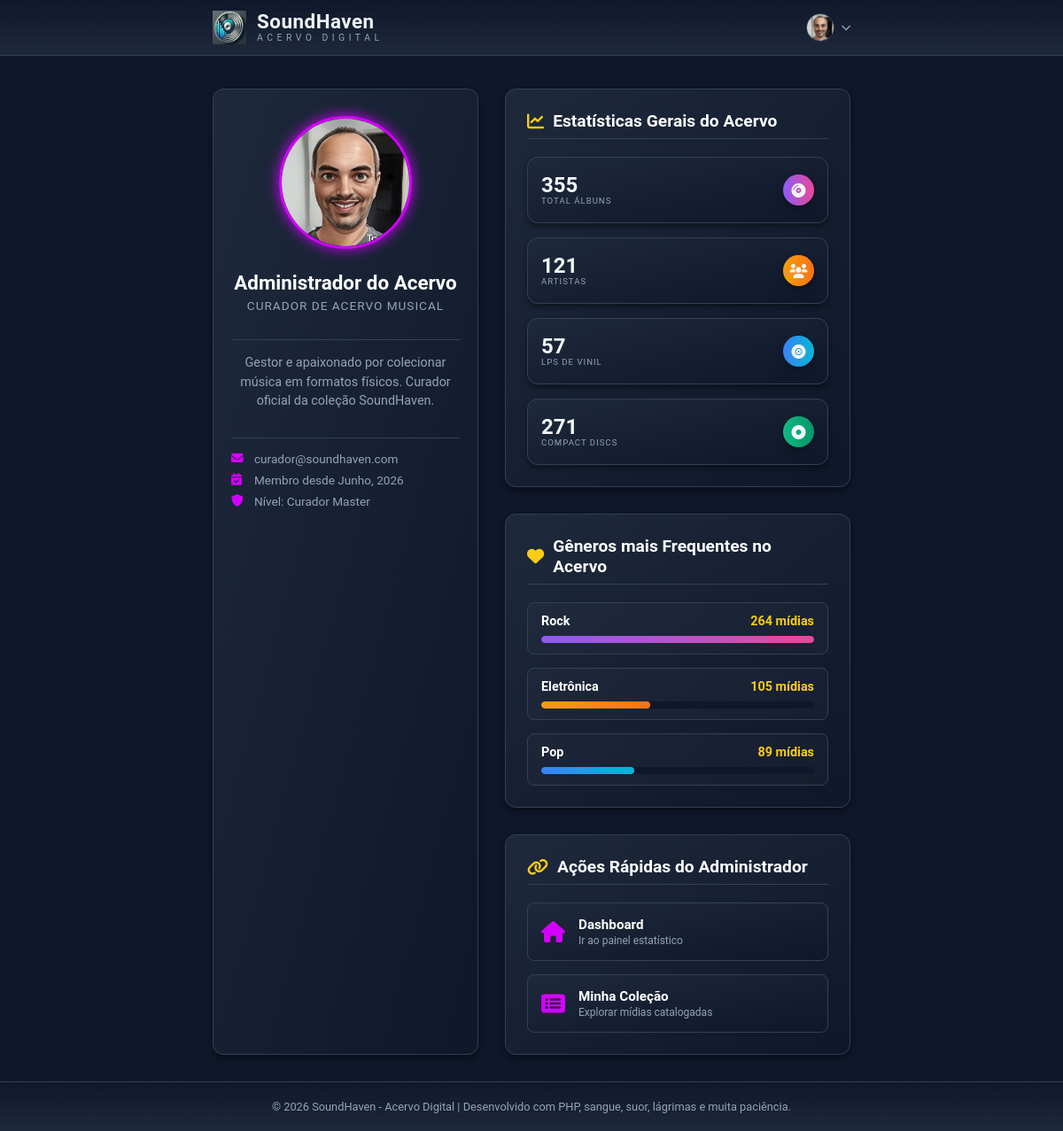
/?url=perfil, run on the app's committed database.
### tables this page shows
CREATE TABLE `tb_generos` (
  `genero_id` int NOT NULL AUTO_INCREMENT,
  `descricao` varchar(50) NOT NULL,
  PRIMARY KEY (`genero_id`),
  UNIQUE KEY `descricao` (`descricao`)
);

### src/Controllers/PerfilController.php (called while the page is built, shortened)
<?php
class PerfilController {
    private $repository;
    public function __construct() {
        $db = new Database();
        $this->repository = new DashboardRepository($db->getConnection());
    }
    public function index() {
        $stats = $this->repository->buscarDadosGerais();
        $topGeneros = $this->repository->buscarTopGeneros(3);
        $viewData = [
            'nome' => 'Administrador do Acervo',
            'cargo' => 'Curador de Acervo Musical',
            'email' => 'curador@soundhaven.com',
            'bio' => 'Gestor e apaixonado por colecionar música em formatos físicos. Curador oficial da coleção SoundHaven.',
            'total_albuns' => $stats['total_albuns'] ?? 0,
            'total_artistas' => $stats['total_artistas'] ?? 0,
            'total_lps' => $stats['total_lps'] ?? 0,
            'total_cds' => $stats['total_cds'] ?? 0,
            'top_generos' => $topGeneros
        ];
        $this->render('perfil/index', $viewData);
    }
    private function render($view, $data) {
        extract($data);
        require_once __DIR__ . "/../Views/{$view}.php";
    }
}

### autoload.php (called while the page is built, shortened)
<?php
spl_autoload_register(function ($class) {
    $prefix = 'App\\';
    $base_dir = __DIR__ . '/src/';
    $len = strlen($prefix);
    $relative_class = substr($class, $len);
    $file = $base_dir . str_replace('\\', '/', $relative_class) . '.php';
});

### src/Config/Database.php (called while the page is built, shortened)
<?php
class Database {
    private static $instance = null;
    public static function getConnection() {
        if (self::$instance === null) {
            $config = parse_ini_file(__DIR__ . '/../../.env');
            try {
                $dsn = "mysql:host={$config['DB_HOST']};dbname={$config['DB_NAME']};charset={$config['DB_CHARSET']}";
                self::$instance = new PDO($dsn, $config['DB_USER'], $config['DB_PASS'], [
                    PDO::ATTR_ERRMODE => PDO::ERRMODE_EXCEPTION,
                    PDO::ATTR_DEFAULT_FETCH_MODE => PDO::FETCH_ASSOC,
                    PDO::ATTR_EMULATE_PREPARES => false,
                ]);
            } catch (PDOException $e) {
                die("Erro na conexão técnica: " . $e->getMessage());
            }
        }
        return self::$instance;
    }
}

### src/Repositories/DashboardRepository.php (called while the page is built, shortened)
<?php
class DashboardRepository {
    private $db;
    public function __construct(\PDO $pdo) {
        $this->db = $pdo;
    }
    public function buscarDadosGerais() {
        $sql = "SELECT
                (SELECT COUNT(*) FROM tb_midias tm INNER JOIN tb_albuns ta ON tm.album_id = ta.album_id) as total_albuns,
                (SELECT COUNT(DISTINCT(art.nome)) FROM tb_midias tm INNER JOIN tb_albuns ta ON tm.album_id = ta.album_id INNER JOIN tb_artistas art ON ta.artista_id = art.artista_id) as total_artistas,
                (SELECT COUNT(DISTINCT(tg.nome)) FROM tb_midias tm INNER JOIN tb_albuns ta ON tm.album_id = ta.album_id INNER JOIN tb_gravadoras tg ON tm.gravadora_id = tg.gravadora_id) as total_gravadoras,
                (SELECT COUNT(*) FROM tb_midias WHERE formato_id = 1) as total_lps,
                (SELECT COUNT(*) FROM tb_midias WHERE formato_id = 2) as total_cds,
                (SELECT (MAX(YEAR(ta.data_lancamento)) - MIN(YEAR(ta.data_lancamento))) FROM tb_midias tm INNER JOIN tb_albuns ta ON tm.album_id = ta.album_id) as total_anos";
        return $this->db->query($sql)->fetch(\PDO::FETCH_ASSOC);
    }
    public function buscarTopGeneros($limit = 5) {
        $sql = "SELECT
                    tg.genero_id,
                    tg.descricao as genero,
                    COUNT(m.midia_id) as total
                FROM tb_generos tg
                INNER JOIN tb_album_generos tag ON tg.genero_id = tag.genero_id
                INNER JOIN tb_albuns a ON tag.album_id = a.album_id
                INNER JOIN tb_midias m ON a.album_id = m.album_id
                WHERE a.deletado = 0
                AND m.ativo = 1
                GROUP BY tg.genero_id, tg.descricao
                ORDER BY total DESC
                LIMIT :limit";
        $stmt = $this->db->prepare($sql);
        $stmt->bindValue(':limit', (int)$limit, \PDO::PARAM_INT);
        $stmt->execute();
        return $stmt->fetchAll(\PDO::FETCH_ASSOC);
    }
}

### src/Views/perfil/index.php (the view, shortened to what this page needs)
<!DOCTYPE html>
<html lang="pt-br">
<head>
    <link rel="stylesheet" href="https://cdnjs.cloudflare.com/ajax/libs/font-awesome/6.0.0/css/all.min.css">
    <link rel="stylesheet" href="assets/css/header.css">
    <link rel="stylesheet" href="assets/css/dashboard.css">
</head>
<body>
    <?php require_once __DIR__ . '/../partials/header.php'; ?>
    <div class="page-wrapper">
        <div class="profile-container">
            <aside class="profile-sidebar">
                <img src="assets/images/default-avatar.png" alt="Avatar de <?= htmlspecialchars($nome) ?>" class="profile-avatar-large">
                <h2 class="profile-name"><?= htmlspecialchars($nome) ?></h2>
                <span class="profile-cargo"><?= htmlspecialchars($cargo) ?></span>
                <p class="profile-bio"><?= htmlspecialchars($bio) ?></p>
                <ul class="profile-details-list">
                    <li><i class="fas fa-envelope"></i> <?= htmlspecialchars($email) ?></li>
                    <li><i class="fas fa-calendar-check"></i> Membro desde Junho, 2026</li>
                    <li><i class="fas fa-shield-alt"></i> Nível: Curador Master</li>
                </ul>
            </aside>
            <main class="profile-main-content">
                <div class="card">
                    <h3 class="profile-section-title"><i class="fas fa-chart-line"></i> Estatísticas Gerais do Acervo</h3>
                    <div class="metric-grid" style="margin-bottom: 0;">
                        <div class="card metric-card" style="height: 75px;">
                            <div class="metric-card-content">
                                <div>
                                    <div class="metric-value" style="font-size: 1.5em;"><?= $total_albuns ?></div>
                                    <div class="metric-label" style="font-size: 0.6em;">Total Álbuns</div>
                                </div>
                                <div class="icon-container cor-1" style="width: 35px; height: 35px;"><i class="fas fa-compact-disc" style="font-size: 1em;"></i></div>
                            </div>
                        </div>
                        <div class="card metric-card" style="height: 75px;">
                            <div class="metric-card-content">
                                <div>
                                    <div class="metric-value" style="font-size: 1.5em;"><?= $total_artistas ?></div>
                                    <div class="metric-label" style="font-size: 0.6em;">Artistas</div>
                                </div>
                                <div class="icon-container cor-2" style="width: 35px; height: 35px;"><i class="fas fa-users" style="font-size: 1em;"></i></div>
                            </div>
                        </div>
                        <div class="card metric-card" style="height: 75px;">
                            <div class="metric-card-content">
                                <div>
                                    <div class="metric-value" style="font-size: 1.5em;"><?= $total_lps ?></div>
                                    <div class="metric-label" style="font-size: 0.6em;">LPs de Vinil</div>
                                </div>
                                <div class="icon-container cor-3" style="width: 35px; height: 35px;"><i class="fas fa-record-vinyl" style="font-size: 1em;"></i></div>
                            </div>
                        </div>
                        <div class="card metric-card" style="height: 75px;">
                            <div class="metric-card-content">
                                <div>
                                    <div class="metric-value" style="font-size: 1.5em;"><?= $total_cds ?></div>
                                    <div class="metric-label" style="font-size: 0.6em;">Compact Discs</div>
                                </div>
                                <div class="icon-container cor-4" style="width: 35px; height: 35px;"><i class="fas fa-circle-dot" style="font-size: 1em;"></i></div>
                            </div>
                        </div>
                    </div>
                </div>
                <div class="card">
                    <h3 class="profile-section-title"><i class="fas fa-heart"></i> Gêneros mais Frequentes no Acervo</h3>
                    <div class="genre-progress-list">
                        <?php if (empty($top_generos)): ?>
                            <p style="color: var(--text-secondary); font-size: 0.9rem;">Nenhum gênero catalogado no acervo.</p>
                        <?php else: ?>
                            <?php
                            $maxTotal = max(array_column($top_generos, 'total')) ?: 1;
                            $cores = [
                                'linear-gradient(to right, #8b5cf6, #ec4899)',
                                'linear-gradient(to right, #f59e0b, #f97316)',
                                'linear-gradient(to right, #3b82f6, #06b6d4)'
                            ];
                            foreach ($top_generos as $idx => $genero):
                                $porcentagem = round(($genero['total'] / $maxTotal) * 100);
                                $cor = $cores[$idx] ?? $cores[0];
                            ?>
                                <div class="genre-progress-item">
                                    <div class="genre-progress-header">
                                        <span style="font-weight: 600; color: #fff;"><?= htmlspecialchars($genero['genero']) ?></span>
                                        <span style="color: var(--cor-destaque); font-weight: bold;"><?= $genero['total'] ?> mídias</span>
                                    </div>
                                    <div class="genre-progress-bar-bg">
                                        <div class="genre-progress-bar-fill" style="width: <?= $porcentagem ?>%; background: <?= $cor ?>;"></div>
                                    </div>
                                </div>
                            <?php endforeach; ?>
                        <?php endif; ?>
                    </div>
                </div>
                <div class="card">
                    <h3 class="profile-section-title"><i class="fas fa-link"></i> Ações Rápidas do Administrador</h3>
                    <div class="shortcut-grid">
                        <a href="?url=dashboard" class="shortcut-button">
                            <i class="fas fa-home"></i>
                            <div class="shortcut-text">
                                <h4>Dashboard</h4>
                                <p>Ir ao painel estatístico</p>
                            </div>
                        </a>
                        <a href="?url=colecao" class="shortcut-button">
                            <i class="fas fa-list-alt"></i>
                            <div class="shortcut-text">
                                <h4>Minha Coleção</h4>
                                <p>Explorar mídias catalogadas</p>
                            </div>
                        </a>
                    </div>
                </div>
            </main>
        </div>
    </div>
    <?php require_once __DIR__ . '/../partials/footer.php'; ?>
</body>
</html>

### public/index.php (shortened to what this page needs)
<?php
require_once __DIR__ . '/../autoload.php';
require_once __DIR__ . '/../src/Config/Database.php';
$route = $_GET['url'] ?? 'dashboard';
switch ($route) {
    case 'perfil':
        $controller = new App\Controllers\PerfilController();
        $controller->index();
        break;
}

### src/Views/partials/header.php (shortened to what this page needs)
<header class="main-header">
    <div class="nav-content">
        <a href="?url=dashboard" class="header-logo-container">
            <img src="assets/images/SoundHaven.png" alt="Logo SoundHaven" class="header-logo-img">
            <div class="header-logo-text">
                <span class="logo-main-title">SoundHaven</span>
                <span class="logo-subtitle">Acervo Digital</span>
            </div>
        </a>
        <div class="header-right-menu">
            <div class="profile-dropdown-container" id="profileDropdown">
                <div class="profile-avatar-trigger" id="avatarTrigger">
                    <img src="assets/images/default-avatar.png" alt="Perfil" class="profile-avatar">
                    <i class="fas fa-chevron-down dropdown-arrow"></i>
                </div>
            </div>
        </div>
    </div>
</header>

### src/Views/partials/footer.php (shortened to what this page needs)
    </div> <footer>
        &copy; <?php echo date('Y'); ?> SoundHaven - Acervo Digital | Desenvolvido com PHP, sangue, suor, lágrimas e muita paciência.
    </footer>
</body>
</html>

### public/assets/css/header.css (style rules this page uses)
:root { --font-main: Roboto, 'Segoe UI', Helvetica, Arial, sans-serif; --bg-color: #0F172A; --card-bg: #1E293B; --border-color: #334155; --text-primary: #F1F5F9; --text-secondary: #94A3B8; --accent-color: #3B82F6; --bg-hover: #334155; --card-shadow: rgba(0, 0, 0, 0.2); --action-destructive: #EF4444; }
* { margin: 0; padding: 0; box-sizing: border-box; }
.main-header { font-family: var(--font-main); background: linear-gradient(to bottom, var(--bg-color), var(--card-bg)); border-bottom: 1px solid var(--border-color); padding: 12px 0; width: 100%; z-index: 1000; position: fixed; top: 0; left: 0; }
.nav-content { width: 60vw; margin: 0 auto; display: flex; justify-content: space-between; align-items: center; }
.header-logo-container { display: flex; align-items: center; text-decoration: none; gap: 12px; }
.header-logo-img { width: 38px; height: 38px; }
.header-logo-text { display: flex; flex-direction: column; }
.logo-main-title { color: var(--text-primary); font-size: 1.4em; font-weight: 700; line-height: 1; letter-spacing: 0.5px; }
.logo-subtitle { color: var(--text-secondary); font-size: 0.65em; text-transform: uppercase; letter-spacing: 4.5px; }
.header-right-menu { display: flex; align-items: center; gap: 20px; }
.profile-dropdown-container { position: relative; display: inline-block; }
.profile-avatar-trigger { display: flex; align-items: center; gap: 8px; cursor: pointer; position: relative; }
.profile-avatar { width: 32px; height: 32px; border-radius: 50%; object-fit: cover; border: 1px solid var(--border-color); }
.dropdown-arrow { color: var(--text-secondary); font-size: 0.7em; }
footer { background: linear-gradient(to bottom, var(--bg-color), var(--card-bg)); color: var(--text-secondary); text-align: center; padding: 20px 0; margin-top: 30px; font-size: 0.8em; border-top: 1px solid #374151; }

### public/assets/css/dashboard.css (style rules this page uses)
body { font-family: var(--font-main); background-color: var(--bg-color); color: var(--text-primary); padding: 70px 0 0 0; }
.page-wrapper { display: block; width: 100%; min-height: 100vh; padding: 0 20px; }
.card { background: linear-gradient(to bottom right, var(--card-bg), var(--bg-color)); border: 1px solid var(--border-color); box-shadow: 0 4px 6px var(--card-shadow); border-radius: 12px; padding: 24px; transition: transform 0.2s ease, box-shadow 0.2s ease, border-color 0.2s ease; }
.metric-grid { display: grid; grid-template-columns: repeat(auto-fit, minmax(180px, 1fr)); gap: 16px; margin-bottom: 30px; }
.metric-card { height: 85px; padding: 15px !important; }
.metric-card-content { display: flex; align-items: center; justify-content: space-between; height: 100%; }
.metric-value { font-size: 1.8em; font-weight: 700; line-height: 1; color: var(--text-primary); }
.metric-label { color: var(--text-secondary); font-size: 0.65em; text-transform: uppercase; letter-spacing: 1px; }
.icon-container { width: 45px; height: 45px; border-radius: 50%; display: flex; align-items: center; justify-content: center; box-shadow: 0 4px 10px rgba(0, 0, 0, 0.3); }
.icon-container i { color: var(--text-primary); font-size: 1.25em; }

### data on the page
tb_generos: descricao "Rock", total "264", $porcentagem 100 (drawn)
tb_generos: descricao "Eletrônica", total "105", $porcentagem 40 (drawn)
tb_generos: descricao "Pop", total "89", $porcentagem 34 (drawn)

### other printed values
$nome "Administrador do Acervo"
$cargo "CURADOR DE ACERVO MUSICAL"
$bio "Gestor e apaixonado por colecionar música em formatos físicos. Curador oficial da coleção SoundHaven."
$email "curador@soundhaven.com"
$total_albuns "355"
$total_artistas "121"
$total_lps "57"
$total_cds "271"
